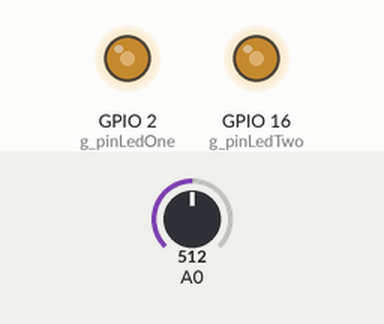
Simulated run of this sketch. Board: ESP8266 (NodeMCU). Parts: output pins drawn as LEDs (lit = HIGH). Inputs (shaded band) come from the test bench; at power-on: A0 = 512. WiFi joins after 1.5 s; servers stay silent unless stated; storage starts empty.

Above: at 1.2 s.
1.3 s: A0 set to 716
At 2.1 s:
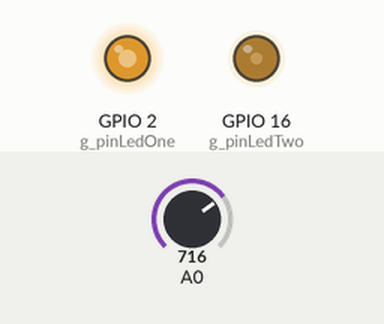
2.8 s: A0 set to 900
At 3.3 s:
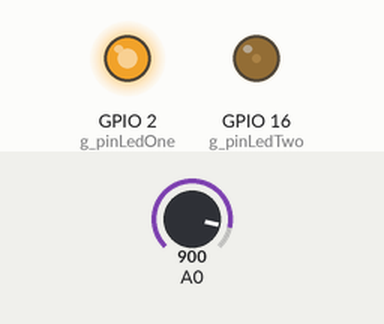
4.3 s: A0 set to 1023
At 5.5 s:
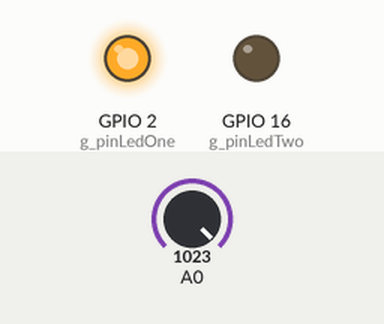
5.8 s: A0 set to 306
At 6.8 s:
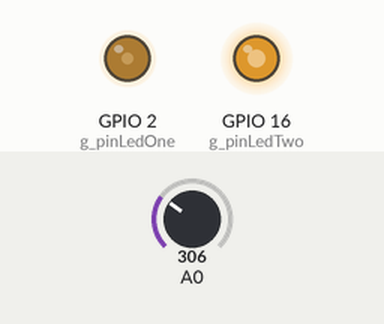
7.3 s: A0 set to 122
At 7.9 s:
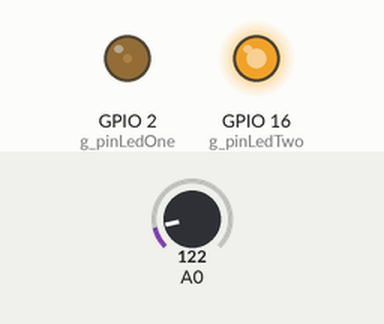
8.8 s: A0 set to 511
At 10.2 s:
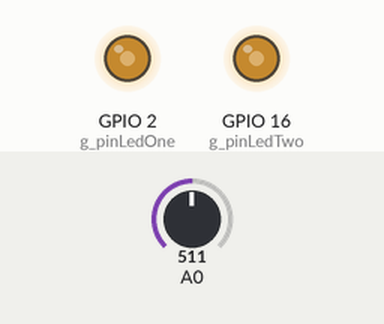
Timing chart, 0 to 11.3 s (numbered marks = the images above; inputs shaded):
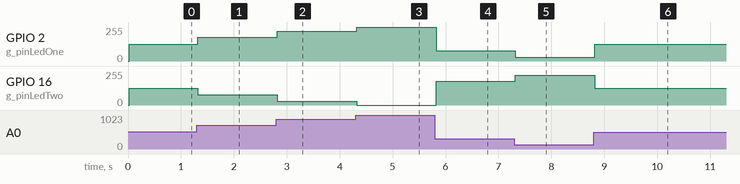

Measured:
- after the input at 1.3 s, GPIO 2 (g_pinLedOne): 127/255 → 178/255 at once; GPIO 16 (g_pinLedTwo): 127/255 → 76/255 at once
- after the input at 2.8 s, GPIO 2 (g_pinLedOne): 178/255 → 224/255 at once; GPIO 16 (g_pinLedTwo): 76/255 → 30/255 at once
- after the input at 4.3 s, GPIO 2 (g_pinLedOne): 224/255 → 255/255 at once; GPIO 16 (g_pinLedTwo): 30/255 → 0/255 at once
- after the input at 5.8 s, GPIO 2 (g_pinLedOne): 255/255 → 76/255 at once; GPIO 16 (g_pinLedTwo): 0/255 → 178/255 at once
- after the input at 7.3 s, GPIO 2 (g_pinLedOne): 76/255 → 30/255 at once; GPIO 16 (g_pinLedTwo): 178/255 → 224/255 at once
- after the input at 8.8 s, GPIO 2 (g_pinLedOne): 30/255 → 127/255 at once; GPIO 16 (g_pinLedTwo): 224/255 → 127/255 at once

The sketch:

HelloClubDimPot.ino
```cpp
// "... default IP address of 192.168.4.1 ..."

#include <ESP8266WiFi.h>
#include <ESP8266WebServer.h>
#include <ArduinoOTA.h>
#include <ESP8266mDNS.h>
#include <FS.h>

static const int g_pinLedOne = 2;  // GPIO2
static const int g_pinLedTwo = 16; // GPIO16
static const int g_nLedOn = LOW;
static const int g_nLedOff = HIGH;

ESP8266WebServer server(80);

typedef unsigned long ClubMemberESP8266ID;
class ClubMember {
	protected:
		const ClubMemberESP8266ID m_mbrid;
		const char* const m_pszMemberName;
		const char* const m_pszSsid;
		const char* const m_pszPassword;
		const char* const m_pszMdnsName;
		const char* const m_pszOTAName;
		const char* const m_pszOTAPassword;

	public:
		static ClubMemberESP8266ID mbridThisDevice() {
			return (ClubMemberESP8266ID)ESP.getChipId();
		}

		static const ClubMemberESP8266ID 	MEMBER_UNKNOWN = 0x00000000;
		static const ClubMemberESP8266ID 	MEMBER_CLAUDE  = 0x005dd8cc;
		static const ClubMemberESP8266ID 	MEMBER_ALYSSA  = 0x00716bd8;
		static const ClubMemberESP8266ID 	MEMBER_ELI     = 0x00715b1e;
		static const ClubMemberESP8266ID 	MEMBER_EMILY   = 0x00716cce;
		static const ClubMemberESP8266ID 	MEMBER_EUGENIE = 0x00715973;
		static const ClubMemberESP8266ID 	MEMBER_JAYLYN  = 0x001987cb;
		static const ClubMemberESP8266ID 	MEMBER_KEELER  = 0x00fc6a50;
		static const ClubMemberESP8266ID 	MEMBER_LEAH    = 0x007162b3;
		static const ClubMemberESP8266ID 	MEMBER_NATALIE = 0x0071687a;
		static const ClubMemberESP8266ID 	MEMBER_ROSE    = 0x001980ed;

		static const ClubMember* const s_pmbrUnk;
		static const ClubMember* const s_rgpmbr [];
		static const int s_cpmbr;


		static const ClubMember* const pmbrOwnerOfThisESP8266() {
			const ClubMemberESP8266ID mbrid = mbridThisDevice();
			for(int ipmbr=0;ipmbr<s_cpmbr;ipmbr++) {
				const ClubMember* const pmbr = s_rgpmbr[ipmbr];
				if(pmbr->mbrid() == mbrid) {
					return pmbr;
				}
			}
			return s_pmbrUnk;
		}
		ClubMember(
				const ClubMemberESP8266ID mbrid,
				const char* const pszMemberName,
				const char* const pszSsid,
				const char* const pszPassword,
				const char* const pszMdnsName,
				const char* const pszOTAName,
				const char* const pszOTAPassword
				) :
			m_mbrid(mbrid),
			m_pszMemberName(pszMemberName),
			m_pszSsid(pszSsid),
			m_pszPassword(pszPassword),
			m_pszMdnsName(pszMdnsName),
			m_pszOTAName(pszOTAName),
			m_pszOTAPassword(pszOTAPassword)
	{
	}


		ClubMemberESP8266ID mbrid() const { return m_mbrid; }
		const char* const pszMemberName() const { return m_pszMemberName; }
		const char* const pszSsid() const { return m_pszSsid; }
		const char* const pszPassword() const { return m_pszPassword; }
		const char* const pszMdnsName() const { return m_pszMdnsName; }
		const char* const pszOTAName() const { return m_pszOTAName; }
		const char* const pszOTAPassword() const { return m_pszOTAPassword; }

};

const ClubMember* const ClubMember::s_pmbrUnk = new ClubMember(MEMBER_UNKNOWN , "UNKNOWN_ESP8266", "Unknown member name", "Cl02539#aude", "Claude", "ClaudeProgram", "ClOTA1884aude");
const ClubMember* const ClubMember::s_rgpmbr [] = {
	new ClubMember(MEMBER_CLAUDE , "Claude", "Claude", "Cl02539#aude", "Claude", "ClaudeProgram", "ClOTA1884aude"),
	new ClubMember(MEMBER_ALYSSA , "Alyssa", "Alyssa", "Al02539#yssa", "Alyssa", "AlyssaProgram", "AlOTA1884yssa"),
	new ClubMember(MEMBER_ELI    , "Eli", "Eli", "El02539#i", "Eli", "EliProgram", "ElOTA1884i"),
	new ClubMember(MEMBER_EMILY  , "Emily", "Emily", "Em02539#ily", "Emily", "EmilyProgram", "EmOTA1884ily"),
	new ClubMember(MEMBER_EUGENIE, "Eugenie", "Eugenie", "Eu02539#genie", "Eugenie", "EugenieProgram", "EuOTA1884genie"),
	new ClubMember(MEMBER_JAYLYN , "Jaylyn", "Jaylyn", "Ja02539#ylyn", "Jaylyn", "JaylynProgram", "JaOTA1884ylyn"),
	new ClubMember(MEMBER_KEELER , "Keeler", "Keeler", "Ke02539#eler", "Keeler", "KeelerProgram", "KeOTA1884eler"),
	new ClubMember(MEMBER_LEAH   , "Leah", "Leah", "Le02539#ah", "Leah", "LeahProgram", "LeOTA1884ah"),
	new ClubMember(MEMBER_NATALIE, "Natalie", "Natalie", "Na02539#talie", "Natalie", "NatalieProgram", "NaOTA1884talie"),
	new ClubMember(MEMBER_ROSE   , "Rose", "Rose", "Ro02539#se", "Rose", "RoseProgram", "RoOTA1884se"),
};

const int ClubMember::s_cpmbr = sizeof(ClubMember::s_rgpmbr) / sizeof(ClubMember::s_rgpmbr[0]);
void vHandleRoot(){
	const ClubMember* const pmbr = ClubMember::pmbrOwnerOfThisESP8266();
	server.setContentLength(CONTENT_LENGTH_UNKNOWN);
	server.send(200, "text/html", "<!DOCTYPE html><html>");
	server.sendContent("<body>");
	server.sendContent("<h1>Hello ");
	server.sendContent(pmbr->pszMemberName());
	server.sendContent("!</h1>");
	server.sendContent("<bold>Hello microelectronics club!</bold>");
	server.sendContent("<p>Copy your code from <a href=\"HelloClub.ino\">HelloClub.ino</a></p>");
	server.sendContent("</body>");
	server.sendContent("</html>");
	server.sendContent(""); // this might end the sending like https://community.platformio.org/t/how-to-split-up-a-long-html-page/3633
}

class PeriodicEvent {
	protected:
		unsigned long m_cmsNextEvent;
		const unsigned long m_cmsInterval;
	public:
		PeriodicEvent(const unsigned long cmsInterval) : m_cmsInterval(cmsInterval), m_cmsNextEvent(millis()) {
		}

		bool bEventFired() {
			long cmsNow = millis();
			if(cmsNow >= m_cmsNextEvent){
				// Deal with overflow.
				if(m_cmsNextEvent < m_cmsInterval && cmsNow > (ULONG_MAX-m_cmsInterval)) {
					Serial.println("millis overflow");
				} else {
					m_cmsNextEvent += m_cmsInterval; // offset from previous event, not from 'now'
					return true;
				}
			}
			return false;
		}
};

float rAnalogReadA0() {
	static PeriodicEvent s_tickA0(50);
	static float s_rA0; // will be initialized on first read
	if(s_tickA0.bEventFired()){
		const long nA0 = analogRead(A0);
		s_rA0 = ((float)nA0)/1023.0;
	}
	return s_rA0;
}

void vHandleHello(){
	server.send(200, "text/html", "<h1>Hello</h1><p>microelectronics club!</p>");
}

void startWiFi() {
	const ClubMember* const pmbr = ClubMember::pmbrOwnerOfThisESP8266();
	const char* const pszSsid = pmbr->pszSsid();
	const char* const pszPwd = pmbr->pszPassword();
	WiFi.setAutoConnect(1);
	WiFi.mode(WIFI_AP);
	WiFi.softAP(pszSsid, pszPwd);
}

void vHandleNotFound(){
	if(!handleFileRead(server.uri())){
		server.send(404, "text/plain", "404: File Not Found");
	}
}

void startWebServer() {
	server.on("/", vHandleRoot);
	server.on("/hello", vHandleHello);
	server.onNotFound(vHandleNotFound);
	server.begin();
}

void startOTA() {
	const ClubMember* const pmbr = ClubMember::pmbrOwnerOfThisESP8266();
	ArduinoOTA.setHostname(pmbr->pszOTAName());
	ArduinoOTA.setPassword(pmbr->pszOTAPassword());
	ArduinoOTA.begin();
}

void startSPIFFS() {
	SPIFFS.begin();
}

String getContentType(String filename) {
	if (filename.endsWith(".html")) return "text/html";
	else if (filename.endsWith(".css")) return "text/css";
	else if (filename.endsWith(".js")) return "application/javascript";
	else if (filename.endsWith(".ico")) return "image/x-icon";
	else if (filename.endsWith(".gz")) return "application/x-gzip";
	else if (filename.endsWith(".ino")) return "text/plain";
	return "text/plain";
}

bool handleFileRead(String path) {
	Serial.println("handleFileRead: " + path);
	if (path.endsWith("/")) path += "index.html";
	String contentType = getContentType(path);
	String pathWithGz = path + ".gz";
	if (SPIFFS.exists(pathWithGz) || SPIFFS.exists(path)) {
		if (SPIFFS.exists(pathWithGz))
			path += ".gz";
		File file = SPIFFS.open(path, "r");
		size_t sent = server.streamFile(file, contentType);
		file.close();
		Serial.println(String("\tSent file: ") + path);
		return true;
	}
	Serial.println(String("\tFile Not Found: ") + path);
	return false;
}

void setup() {
	Serial.begin(115200);
	startWiFi();   // 1st
	startSPIFFS(); // 1.5th
	startOTA();    // 2nd
	startWebServer(); // 6th (last)
	pinMode(A0, INPUT);
	pinMode(g_pinLedOne, OUTPUT);
	pinMode(g_pinLedTwo, OUTPUT);
}

void loop() {
	server.handleClient();
	ArduinoOTA.handle();
	const float rA0 = rAnalogReadA0();        // <--- read knob position
	analogWrite(g_pinLedOne, 1023*rA0);       // <--- get brighter with more rotation
	analogWrite(g_pinLedTwo, 1023*(1.0-rA0)); // <--- get dimmer with more rotation
}
```
